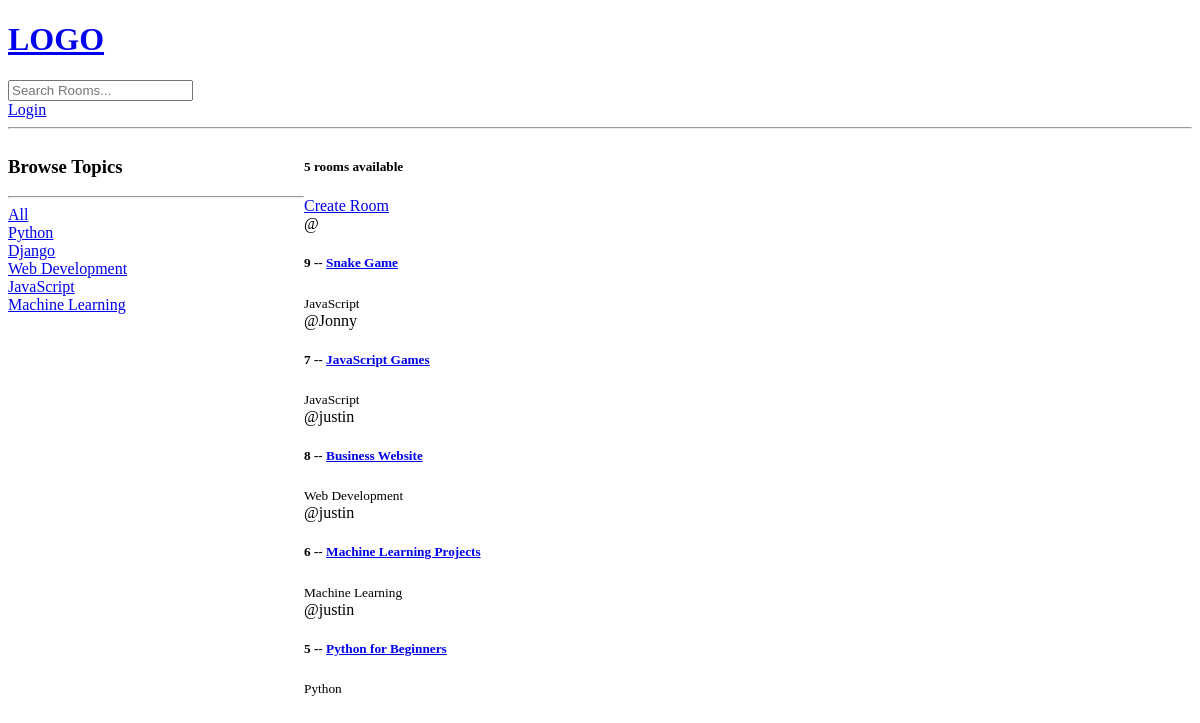
Before: / with the older database file.
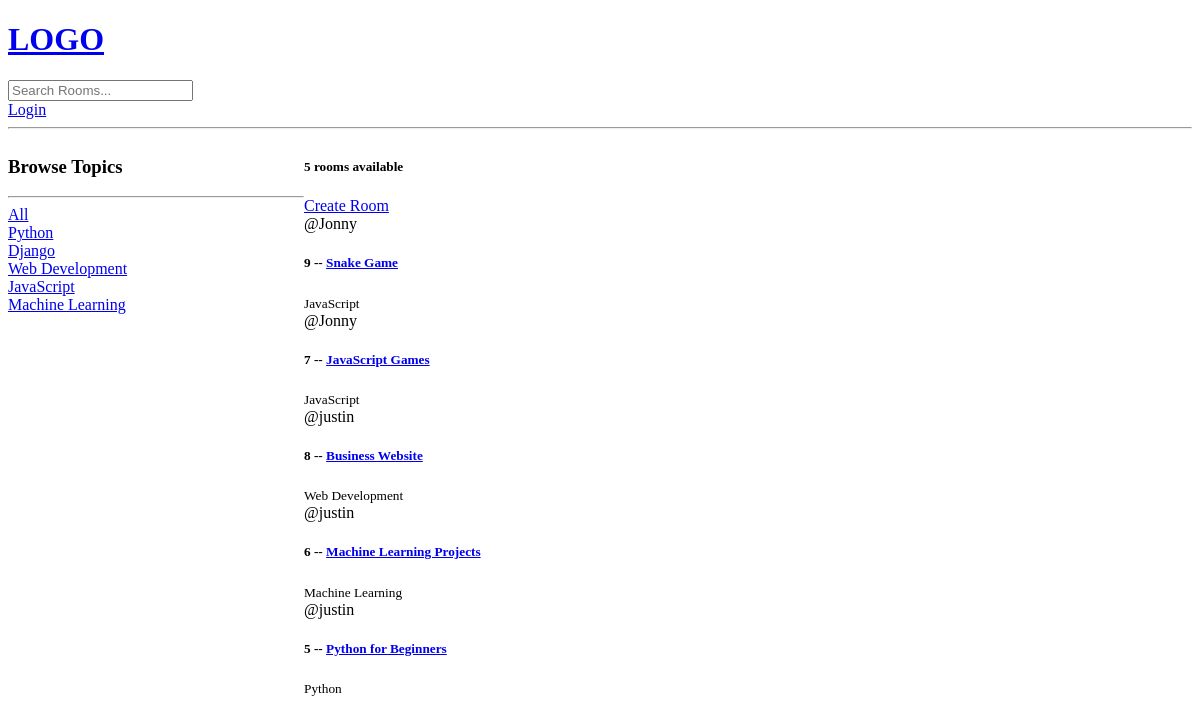
After: the same page with the newer database file.
### base/models.py (models this page shows, shortened)
class Room(models.Model):
    host = models.ForeignKey(User, on_delete=models.SET_NULL, null=True) # Whenever we SET_NULL on delete, we must specify that it can be null in the database
    topic = models.ForeignKey(Topic, on_delete=models.SET_NULL, null=True)
    name = models.CharField(max_length=200)
    description = models.TextField(null=True, blank=True)
    participants = models.ManyToManyField(User, related_name='participants', blank=True) # Since we already have a user as as foreign key, we will specify related_name to 'participants'
    updated = models.DateTimeField(auto_now=True) # auto_now takes a snapshot for everytime we save an item
    created = models.DateTimeField(auto_now_add=True) # auto_now_add only takes a timestamp when we FIRST create/save this instance
    class Meta:
        ordering = ['-updated', '-created'] # Order in descending order ('updated' means ASCENDING)

class Topic(models.Model):
    name = models.CharField(max_length=200)

### base/views.py (the view)
# urls.py: path('', views.home, name='home'),
def home(request):
    q = request.GET.get('q') if request.GET.get('q') != None else ''
    rooms = Room.objects.filter(
        Q(topic__name__icontains=q) | # Searchinig by topic name
        Q(name__icontains=q) |
        Q(description__icontains=q)
    )
    room_count = rooms.count() # We can also do len(rooms), but the count() method for query sets just work faster
    topics = Topic.objects.all()
    context = {'rooms':rooms, 'topics':topics, 'room_count':room_count}
    return render(request,
                'base/home.html', # Render HTML page
                context) # Passing in rooms array into home.html as our CONTEXT into the HTML page

### base/templates/base/home.html (shortened to what this page needs)
{% extends 'main.html' %}
{% block content %}
<div class="home-container">
    <div>
        <h3>Browse Topics</h3>
        <hr>
        <div>
            <a href="{% url 'home' %}">All</a>
        </div>
        {% for topic in topics %}
            <div>
                <a href="{% url 'home' %}?q={{topic.name}}">{{topic.name}}</a>
            </div>
        {% endfor %}
    </div>
    <div>
        <h5>{{room_count}} rooms available</h5>
        <a href="{% url 'create-room' %}">Create Room</a>
        <div>
            {% for room in rooms %}
                <div>
                    <span>@{{room.host.username}}</span>
                    <h5>{{room.id}} -- <a href="{% url 'room'  room.id %}">{{room.name}}</a></h5>
                    <small>{{room.topic.name}}</small>
                </div>
            {% endfor %}
        </div>
    </div>
</div>
{% endblock content %}

Changed rows visible on the page:
changed Room "Snake Game": host.username (not shown) → "Jonny"
